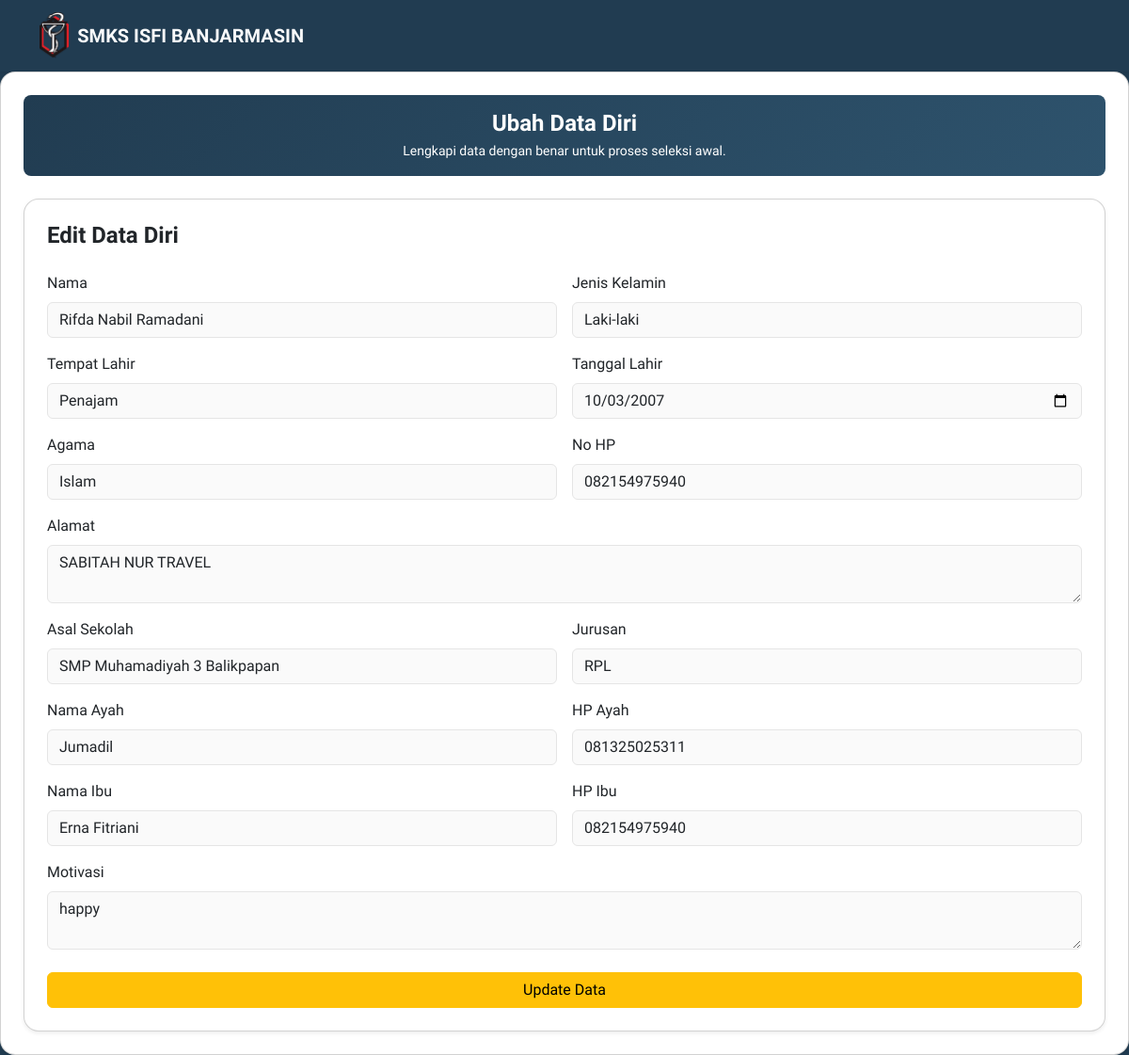
/siswa/edit_data.php (signed in), run on the app's committed database.
### tables this page shows
CREATE TABLE `pendaftaran` (
  `id` int NOT NULL,
  `user_id` int NOT NULL,
  `nama` varchar(100) DEFAULT NULL,
  `jk` enum('L','P') DEFAULT NULL,
  `asal_sekolah` varchar(100) NOT NULL,
  `jurusan` varchar(50) NOT NULL,
  `status` enum('belum','menunggu','lulus','tidak lulus') DEFAULT 'belum',
  `created_at` timestamp NULL DEFAULT CURRENT_TIMESTAMP,
  `tempat_lahir` varchar(100) DEFAULT NULL,
  `tanggal_lahir` date DEFAULT NULL,
  `agama` varchar(50) DEFAULT NULL,
  `no_hp` varchar(20) DEFAULT NULL,
  `alamat` text,
  `ayah` varchar(100) DEFAULT NULL,
  `hp_ayah` varchar(20) DEFAULT NULL,
  `ibu` varchar(100) DEFAULT NULL,
  `hp_ibu` varchar(20) DEFAULT NULL,
  `motivasi` text
);

### siswa/edit_data.php (the view, shortened to what this page needs)
<?php
include_once '../config/database.php';
$user_id = $_SESSION['user_id'];
$stmt = $conn->prepare("SELECT * FROM pendaftaran WHERE user_id=?");
$stmt->bind_param("i", $user_id);
$stmt->execute();
$data = $stmt->get_result()->fetch_assoc();
?>
<?php
include '../includes/header.php';
?>
<nav class="navbar navbar-dark shadow-sm">
    <div class="container">
        <a class="navbar-brand d-flex align-items-center gap-2" href="dashboard_siswa.php">
            <img src="../assets/img/logo-isfi.png" alt="logo-isfi" height="50">
            <span class="fw-semibold text-light">SMKS ISFI BANJARMASIN</span>
        </a>
    </div>
</nav>
<div class="content">
    <div class="card shadow-sm form-card p-4">
        <div class="mb-4 p-3 rounded-3 header-form text-center">
            <h4 class="fw-bold mb-1">Ubah Data Diri</h4>
            <p class="mb-0 small">
                Lengkapi data dengan benar untuk proses seleksi awal.
            </p>
        </div>
        <div class="content">
            <div class="card shadow-sm form-card p-4">
                <h4 class="fw-bold mb-4">Edit Data Diri</h4>
                <form action="form_ppdb_proses.php" method="POST">
                    <div class="row g-3">
                        <div class="col-md-6">
                            <label class="form-label">Nama</label>
                            <input type="text" name="nama" class="form-control"
                                value="<?= htmlspecialchars($data['nama']) ?>">
                        </div>
                        <div class="col-md-6">
                            <label class="form-label">Jenis Kelamin</label>
                            <select name="jk" class="form-select">
                                <option value="L" <?= $data['jk'] == 'L' ? 'selected' : '' ?>>Laki-laki</option>
                            </select>
                        </div>
                        <div class="col-md-6">
                            <label class="form-label">Tempat Lahir</label>
                            <input type="text" name="tempat_lahir" class="form-control"
                                value="<?= htmlspecialchars($data['tempat_lahir']) ?>">
                        </div>
                        <div class="col-md-6">
                            <label class="form-label">Tanggal Lahir</label>
                            <input type="date" name="tanggal_lahir" class="form-control"
                                value="<?= $data['tanggal_lahir'] ?>">
                        </div>
                        <div class="col-md-6">
                            <label class="form-label">Agama</label>
                            <input type="text" name="agama" class="form-control"
                                value="<?= htmlspecialchars($data['agama']) ?>">
                        </div>
                        <div class="col-md-6">
                            <label class="form-label">No HP</label>
                            <input type="text" name="no_hp" class="form-control"
                                value="<?= htmlspecialchars($data['no_hp']) ?>">
                        </div>
                        <div class="col-md-12">
                            <label class="form-label">Alamat</label>
                            <textarea name="alamat" class="form-control"><?= htmlspecialchars($data['alamat']) ?></textarea>
                        </div>
                        <div class="col-md-6">
                            <label class="form-label">Asal Sekolah</label>
                            <input type="text" name="asal_sekolah" class="form-control"
                                value="<?= htmlspecialchars($data['asal_sekolah']) ?>">
                        </div>
                        <div class="col-md-6">
                            <label class="form-label">Jurusan</label>
                            <select name="jurusan" class="form-select">
                                <option value="RPL" <?= $data['jurusan'] == 'RPL' ? 'selected' : '' ?>>RPL</option>
                            </select>
                        </div>
                        <div class="col-md-6">
                            <label class="form-label">Nama Ayah</label>
                            <input type="text" name="ayah" class="form-control"
                                value="<?= htmlspecialchars($data['ayah']) ?>">
                        </div>
                        <div class="col-md-6">
                            <label class="form-label">HP Ayah</label>
                            <input type="text" name="hp_ayah" class="form-control"
                                value="<?= htmlspecialchars($data['hp_ayah']) ?>">
                        </div>
                        <div class="col-md-6">
                            <label class="form-label">Nama Ibu</label>
                            <input type="text" name="ibu" class="form-control"
                                value="<?= htmlspecialchars($data['ibu']) ?>">
                        </div>
                        <div class="col-md-6">
                            <label class="form-label">HP Ibu</label>
                            <input type="text" name="hp_ibu" class="form-control"
                                value="<?= htmlspecialchars($data['hp_ibu']) ?>">
                        </div>
                        <div class="col-md-12">
                            <label class="form-label">Motivasi</label>
                            <textarea name="motivasi" class="form-control"><?= htmlspecialchars($data['motivasi']) ?></textarea>
                        </div>
                    </div>
                    <button class="btn btn-warning w-100 mt-4">
                        Update Data
                    </button>
                </form>
            </div>
        </div>
        <?php include '../includes/footer.php'; ?>

### assets/css/main.css (style rules this page uses)
body { font-family: 'Plus Jakarta Sans', sans-serif; background-color: #213C51; }

### assets/css/form.css (style rules this page uses)
.header-form { background: linear-gradient(135deg, #213C51, #2e536d); color: white; }
.form-card { border-radius: 16px; }
.form-control, .form-select { background: #fafafa; border: 1px solid #e5e5e5; }

### data on the page
pendaftaran: nama "Rifda Nabil Ramadani", jk "Laki-laki", tempat_lahir "Penajam", tanggal_lahir "10/03/2007", agama "Islam", no_hp "082154975940", alamat "SABITAH NUR TRAVEL", asal_sekolah "SMP Muhamadiyah 3 Balikpapan", jurusan "RPL", ayah "Jumadil", hp_ayah "081325025311", ibu "Erna Fitriani", hp_ibu "082154975940", motivasi "happy"
